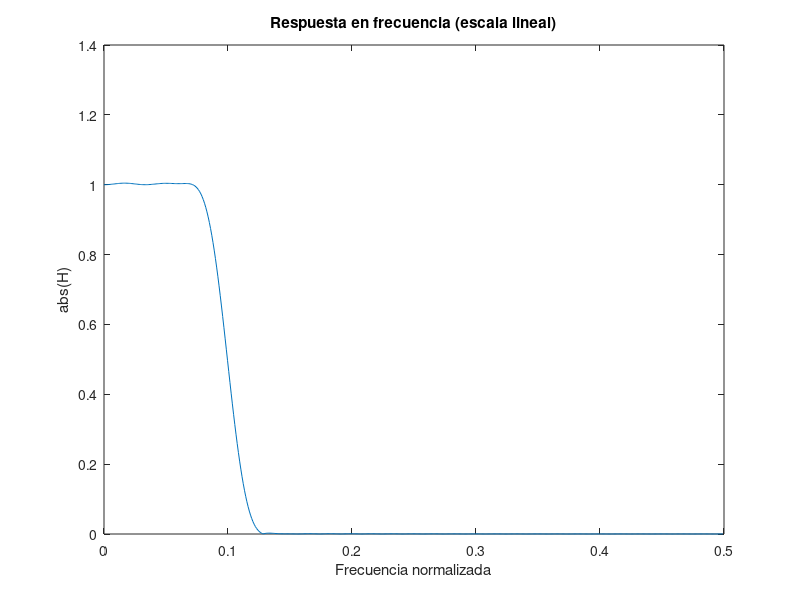
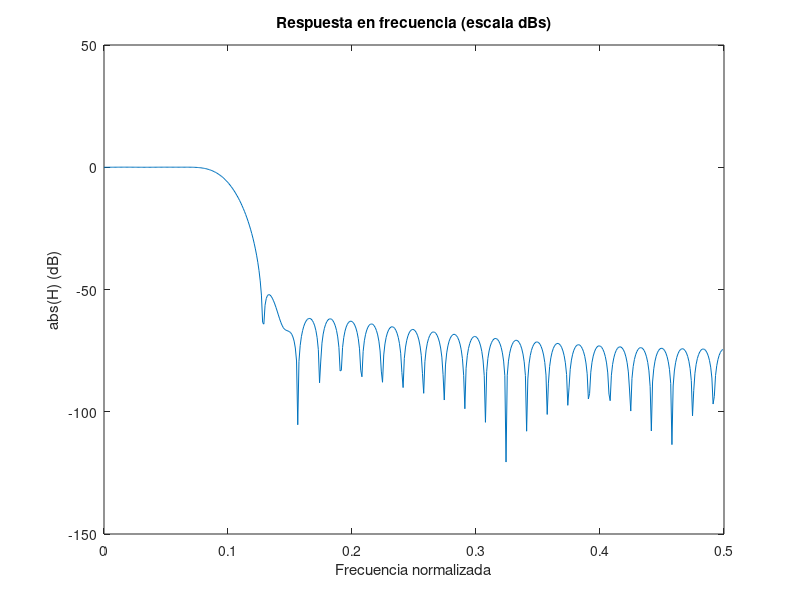

Recreate these plots in MATLAB, in order.
function minAtenuacion = filtro()
    L = 5
    M = 3
    
    %Obtenga el valor de la frecuencia de corte del filtro
    fc = 1 / (2 * max(L, M));
    
    N = 60 % Orden del filtro 
    
    %Calculo de los coeficientes del filtro con la función fir1, 
    %tenga en cuenta que debe multiplicar por 2 el valor de fc
    B = fir1(N, 2*fc);
    
    %Obtenga la respuesta en frecuencia con freqz
    
    [H,W]= freqz(B,1);
    
    % Convierta W a frecuencia normalizada
    f = W/(2*pi);
    % Representación en escala lineal
    figure(1)
    %inserte aqui la instruccion con el plot
    plot(f, abs(H))
    
    title('Respuesta en frecuencia (escala lineal)')
    xlabel('Frecuencia normalizada')
    ylabel('abs(H)')
    
    % Convierta el resultado a dBs
    Hdb = 20*log10(abs(H));
    
    %Representación en dBs
    figure(2)
    %inserte aqui la instruccion con el plot
    plot(f,Hdb)
    title('Respuesta en frecuencia (escala dBs)')
    xlabel('Frecuencia normalizada')
    ylabel('abs(H) (dB)')
    
    %Una vez ejecute el script descomente la siguiente linea y completela con el valor observado el la grafica
    minAtenuacion = 52.3381;
    
end 

%matlab -batch "B=filtro()" 